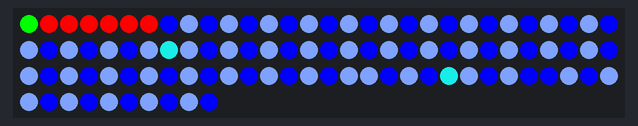
This sketch was run on a simulated Arduino Uno, built with avr-gcc and run on an emulated ATmega328P. Shown: 100 RGB LEDs in strip order, left to right, continuing on the next row.

Above: at 0.74 s.
At 3.52 s:
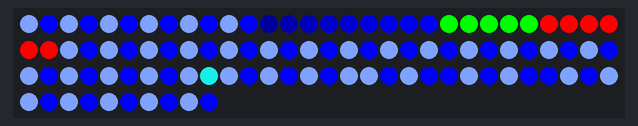
At 6.31 s:
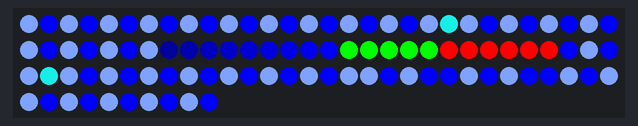
At 9.0 s:
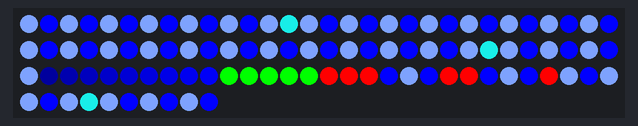
At 11.81 s:
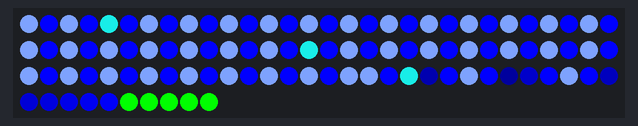
At 13.63 s:
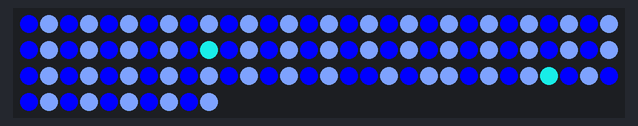

The sketch:

ledBalls.ino
```cpp
// Harris Christiansen (harrischristiansen.com)
// 2018-01-11

#include <Adafruit_NeoPixel.h>

#define PIN         6
#define NUMLEDS     100
#define CHASERCOUNT NUMLEDS*7

Adafruit_NeoPixel strip = Adafruit_NeoPixel(NUMLEDS, PIN, NEO_KHZ800 + NEO_GRB);

void setup() {
  strip.begin();
  strip.show(); // Initialize all pixels to 'off'
}

int loopCount = 0;
int start = 0;

uint32_t colorYellow = strip.Color(210, 250, 0);
uint32_t colorGreen = strip.Color(255, 0, 0);
uint32_t colorPurple = strip.Color(0, 130, 130);
uint32_t colorWhiteBlue = strip.Color(125, 160, 251);
uint32_t colorBlue = strip.Color(0, 0, 255);
uint32_t colorPink = strip.Color(20, 200, 195);

const int LIGHTMAP[] = {0, 1, 2, 3, 4, 5, 6, 7, 8, 9, 10, 11, 12, 13, 14, 15, 16, 17, 18, 19, 20,
                21, 22, 23, 24, 25, 26, 27, 28, 29, 30, 31, 32, 33, 34, 35, 36, 37, 38, 39, 40,
                41, 42, 43, 44, 45, 46, 47, 48, 49, 50, 51, 52, 53, 54, 55, 56, 57, 58, 59, 60,
                61, 62, 63, 64, 65, 66, 67, 68, 69, 70, 71, 72, 73, 74, 75, 76, 81, 77, 86, 82, 78,
                87, 83, 79, 88, 84, 80, 89, 85, 90, 91, 92, 93, 94, 95, 96, 97, 98, 99};

int keepChaser[NUMLEDS];
void renderLightChaser() {
  for (int x=0; x<NUMLEDS; x++) {
    keepChaser[LIGHTMAP[x]] = 0;

    if (x <= start-20) {
      strip.setPixelColor(LIGHTMAP[x], strip.Color(0, 0, 0));
    } else if (x < start-10) {
      int blueColor = 255 * (x-start-10) / 10;
      strip.setPixelColor(LIGHTMAP[x], strip.Color(0, 0, blueColor));
      keepChaser[LIGHTMAP[x]] = 1;
    } else if (x < start-5) {
      strip.setPixelColor(LIGHTMAP[x], strip.Color(0, 255, 0));
      keepChaser[LIGHTMAP[x]] = 1;
    } else if (x <= start) {
      strip.setPixelColor(LIGHTMAP[x], strip.Color(255, 0, 0));
      keepChaser[LIGHTMAP[x]] = 1;
    }
  }
}


int red = 255;
int green = 0;
int blue = 0;
void renderFader() {
  if((red!=0&&blue!=0)||blue==255) {
    blue--;
    red++;
  }
  if((red!=0&&green!=0)||red==255) {
    red--;
    green++;
  }
  if((green!=0&&blue!=0)||green==255) {
    green--;
    blue++;
  }
  for(int x=0; x<NUMLEDS; x++) {
    if (keepChaser[x] != 1) {
      if (x % 2 == 0) {
        strip.setPixelColor(x, strip.Color(red, green, blue));
      } else {
        strip.setPixelColor(x, strip.Color(255-red, 255-green, 255-blue));
      }
    }
  }
  for(int x=77; x<90; x++) {
    if (keepChaser[x] != 1) {
      strip.setPixelColor(x, strip.Color(red, green, blue));
    }
  }
}

void renderFrozen() {
  for (int x=0; x<NUMLEDS; x++) {
    if (keepChaser[LIGHTMAP[x]] != 1) {
      int modVal = ((start/6)+x) % 2;
      if ((start/3+x) % 40 >= 39) {
        strip.setPixelColor(LIGHTMAP[x], strip.Color(20, 200, 195));
      } else if (modVal == 0) {
        strip.setPixelColor(LIGHTMAP[x], colorBlue);
      } else {
        strip.setPixelColor(LIGHTMAP[x], colorWhiteBlue);
      }
    }
  }
}

void renderCactus() {
  for (int x=0; x<NUMLEDS; x++) {
    if (keepChaser[LIGHTMAP[x]] != 1) {
      int modVal = ((start/8)+x) % 2;
      if ((start/4+x) % 40 >= 39) {
        strip.setPixelColor(LIGHTMAP[x], colorYellow);
      } else if (modVal == 0) {
        strip.setPixelColor(LIGHTMAP[x], colorGreen);
      } else {
        strip.setPixelColor(LIGHTMAP[x], colorPurple);
      }
    }
  }
}

void renderBirthday() {
  for (int x=0; x<NUMLEDS; x++) {
    if (keepChaser[LIGHTMAP[x]] != 1) {
      int modVal = ((start/8)+x) % 2;
      if ((start/4+x) % 40 >= 39) {
        strip.setPixelColor(LIGHTMAP[x], colorPink);
      } else if (modVal == 0) {
        strip.setPixelColor(LIGHTMAP[x], colorBlue);
      } else {
        strip.setPixelColor(LIGHTMAP[x], colorPurple);
      }
    }
  }
}

void loop() {

  // Light Chaser
  renderLightChaser();

  // Main Theme
  if (loopCount % 2 == 0) {
    renderFrozen();
  } else {
    renderBirthday();
  }

  start++; // Step To Next Step
  if (start>=CHASERCOUNT) {
    start=0;
    loopCount++;
    }

  strip.show();
  delay(100); // 100=chaser, 10=fader
}
```
